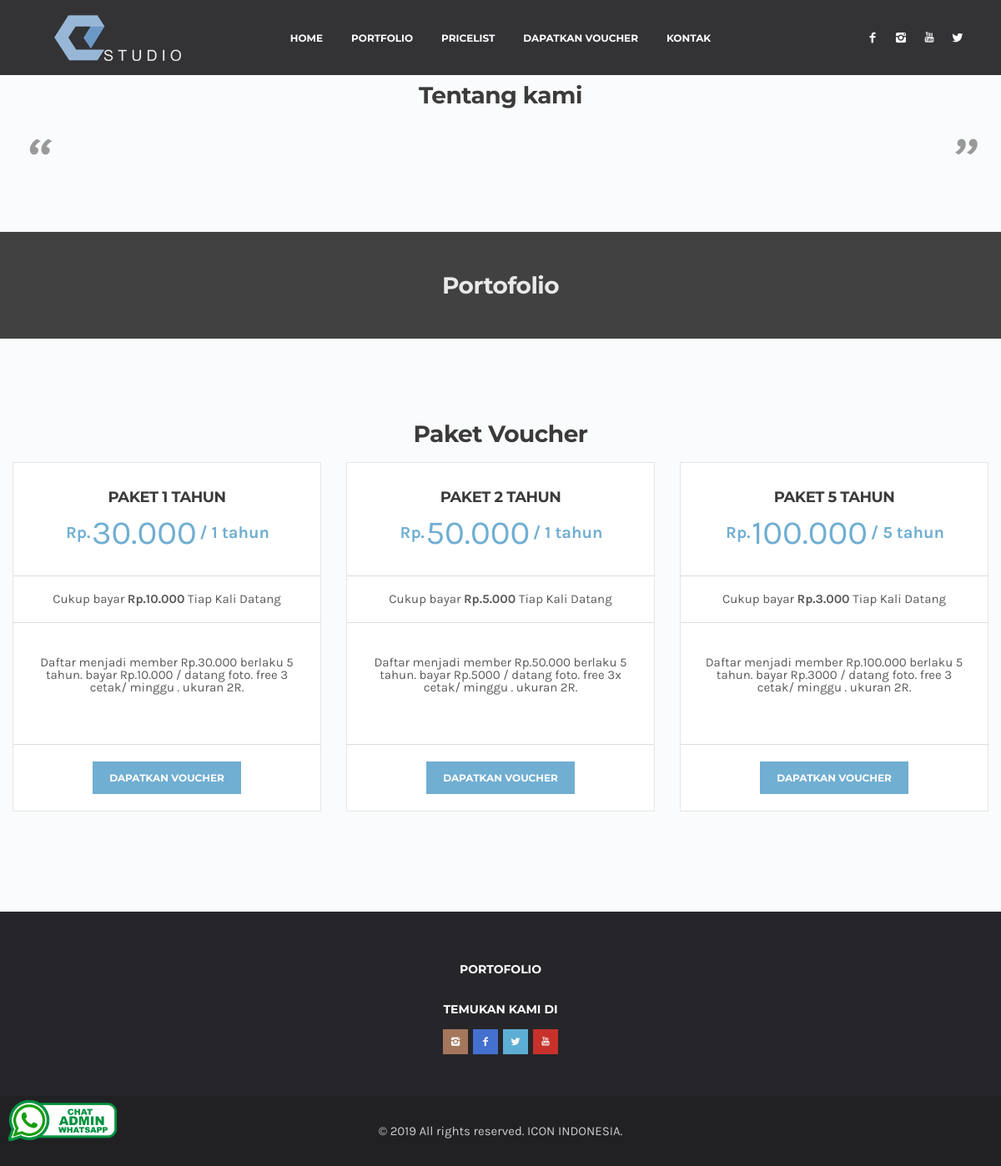
The app's page /, older data.
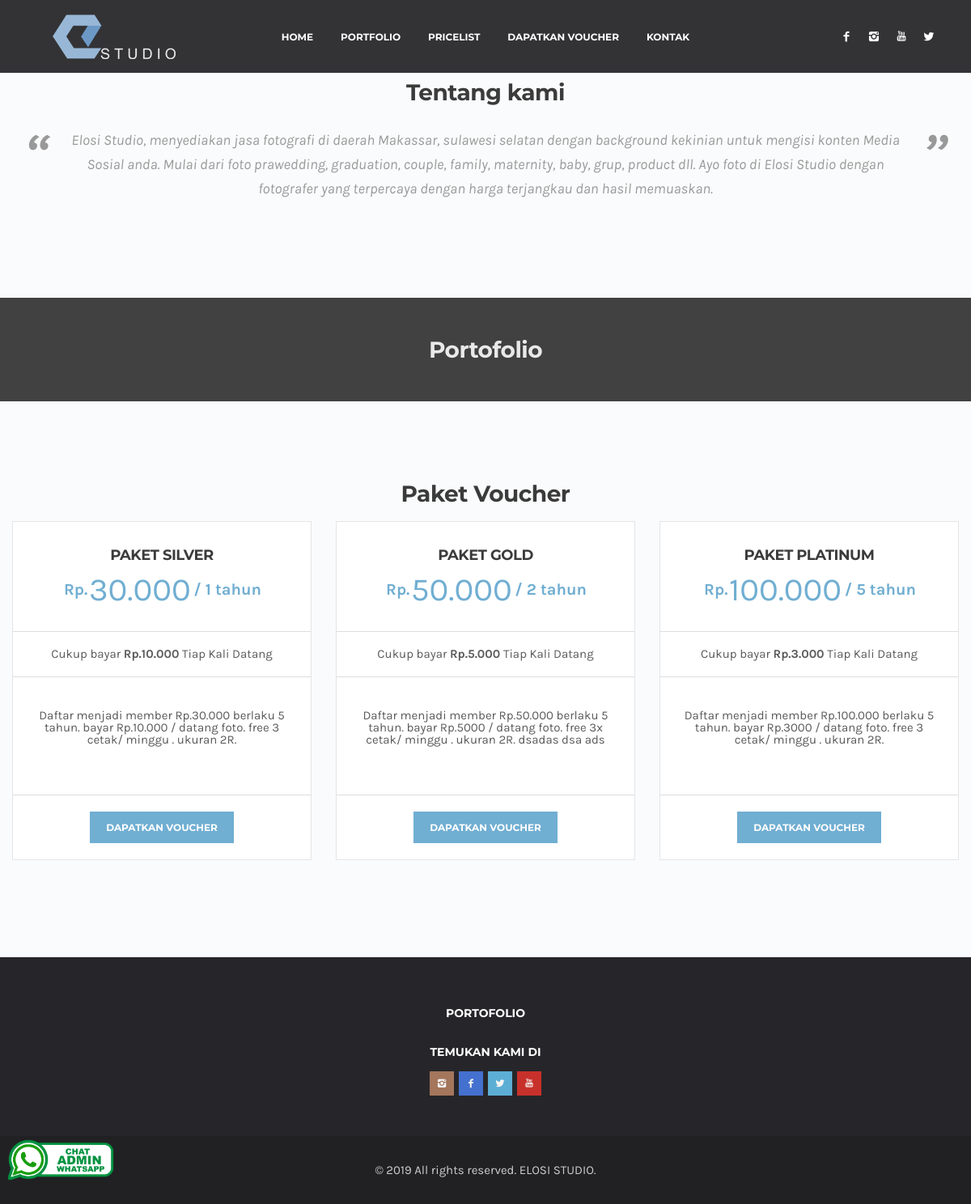
The same page, newer data.
### tables this page shows
CREATE TABLE `paket`  (
  `id_paket` int(11) NOT NULL AUTO_INCREMENT,
  `nama_paket` varchar(150) NULL DEFAULT NULL,
  `harga_paket` int(11) NULL DEFAULT NULL,
  `harga_harian` int(11) NULL DEFAULT NULL,
  `jangka_waktu` int(11) NULL DEFAULT NULL,
  `keterangan` text NULL,
  `created` datetime NULL DEFAULT NULL,
  `modified` datetime NULL DEFAULT NULL,
  `is_delete` int(11) NULL DEFAULT NULL,
  PRIMARY KEY (`id_paket`) USING BTREE
);

### application/modules/front/libraries/Template.php (called while the page is built)
<?php defined('BASEPATH') OR exit('No direct script access allowed');
class Template
{
  private $CI;
  private $temp_title = null ;
  function __construct()
  {
    $this->CI =& get_instance();
  }
  public function set_title($title)
  {
    $this->temp_title = $title;
  }
  public function  view($view_name, $params = array(),$default=true)
  {
    if ($default) {
      $header_params['title'] = $this->temp_title;
      $this->CI->load->view('header',$header_params);
      $this->CI->load->view($view_name,$params);
      $this->CI->load->view('footer');
    }else {
      $this->CI->load->view($view_name,$params);
    }
  }
}

### application/modules/front/controllers/Front.php (called while the page is built, shortened)
<?php
class Front extends CI_Controller{
  function index()
  {
    $this->template->set_title("Home");
    $data['paket']  = $this->db->get_where("paket",["is_delete"=>0])->result();
    $this->template->view("index",$data);
  }
}

### index.php (called while the page is built, shortened)
<?php
require_once BASEPATH.'core/CodeIgniter.php';

### application/helpers/front_helper.php (called while the page is built)
<?php defined('BASEPATH') OR exit('No direct script access allowed');
function profile($field){
  $ci=get_instance();
  $row = $ci->db->get_where("setting",["id"=>999])->row();
  return $row->$field;
}
function format_rupiah($int)
{
  return number_format($int, 0, ',', '.');
}

### application/modules/front/views/index.php (the view, shortened to what this page needs)
<div class="light-wrapper">
  <div class="container inner">
    <h3 class="section-title text-center">Tentang kami</h3>
    <blockquote class="text-center">
      <?=profile("tentang")?>
    </blockquote>
  </div>
</div>
<div class="black-wrapper">
  <div class="container portfolios">
    <h3 class="portfolio-title text-center">Portofolio</h3>
  </div>
</div>
<div class="light-wrapper">
  <div class="container inner">
    <h3 class="section-title text-center">Paket Voucher</h3>
    <div class="row">
      <?php foreach ($paket as $paket): ?>
        <div class="col-sm-4">
          <div class="pricing panel">
            <div class="panel-heading">
              <h3 class="panel-title"><?=strtoupper($paket->nama_paket)?></h3>
              <div class="price"> <span class="price-currency">Rp.</span> <span class="price-value"><?=format_rupiah($paket->harga_paket)?></span> <span class="price-currency">/ <?=$paket->jangka_waktu?> tahun</span> </div>
            </div>
            <div class="panel-body">
              <table class="table">
                <tbody><tr>
                  <td>Cukup bayar <strong>Rp.<?=format_rupiah($paket->harga_harian)?></strong> Tiap Kali Datang</td>
                </tr>
                <tr>
                  <td>
                    <p style="padding:20px;"><?=ucfirst($paket->keterangan)?></p>
                  </td>
                </tr>
              </tbody></table>
            </div>
            <div class="panel-footer"> <a href="<?=site_url("daftar/$paket->id_paket")?>" class="btn" role="button">Dapatkan Voucher</a></div>
          </div>
        </div>
      <?php endforeach; ?>
    </div>
  </div>
</div>

### application/modules/front/views/footer.php (shortened to what this page needs)
  <footer class="footer inverse-wrapper">
    <div class="container inner">
      <div class="row text-center">
        <div class="col-sm-12">
          <div class="widget">
            <h4 class="widget-title">Portofolio</h4>
          </div>
          <div class="widget">
            <h4 class="widget-title">TEMUKAN KAMI DI</h4>
            <ul class="social">
              <li><a href="<?=profile("instagram")?>" target="_blank"><i class="icon-s-instagram"></i></a></li>
              <li><a href="<?=profile("facebook")?>" target="_blank"><i class="icon-s-facebook"></i></a></li>
              <li><a href="#"><i class="icon-s-twitter"></i></a></li>
              <li><a href="#"><i class="icon-s-youtube"></i></a></li>
            </ul>
          </div>
        </div>
      </div>
    </div>
    <div class="sub-footer">
      <div class="container inner">
        <p class="text-center">© <?=date("Y")?> All rights reserved. <a href="<?=site_url()?>"><?=strtoupper(profile("title"))?></a>.</p>
      </div>
    </div>
  </footer>
  <?php
    $no = substr(profile("telepon"),1);
    $mobile=$this->agent->is_mobile();
    if($mobile){
      $url_wa = "https://wa.me/+62".$no."/?text=";
    }else {
      $url_wa = "https://web.whatsapp.com/send?phone=+62".$no."&amp;text=";
    }
   ?>
  <div id="wacht-baixo">
    <a href="<?=$url_wa?>" onclick="gtag('event', 'WhatsApp', {'event_action': 'whatsapp_chat', 'event_category': 'Chat', 'event_label': 'Chat_WhatsApp'});" target="_blank">
      <img src="<?=base_url()?>temp/wa_tb.png" alt="">
    </a>
  </div>
</main>
</body>
</html>

Row changes from the older to the newer data that the page shows:
changed paket: nama_paket "PAKET 1 TAHUN" → "PAKET SILVER"
changed paket: nama_paket "PAKET 2 TAHUN" → "PAKET GOLD"; jangka_waktu "1" → "2"; keterangan "Daftar menjadi member Rp.50.000 berlaku 5 tahun. bayar Rp.5000 / datang foto. free 3x cetak/ minggu . ukuran 2R." → "Daftar menjadi member Rp.50.000 berlaku 5 tahun. bayar Rp.5000 / datang foto. free 3x cetak/ minggu . ukuran 2R. dsadas dsa ads"
changed paket: nama_paket "PAKET 5 TAHUN" → "PAKET PLATINUM"
Text that changed along with them:
profile("tentang"): (not shown) → "Elosi Studio, menyediakan jasa fotografi di daerah Makassar, sulawesi selatan dengan background kekinian untuk mengisi konten Media Sosial anda. Mulai dari foto prawedding, graduation, couple, family, maternity, baby, grup, product dll. Ayo foto di Elosi Studio dengan fotografer yang terpercaya dengan harga terjangkau dan hasil memuaskan."
profile("title"): "ICON INDONESIA" → "ELOSI STUDIO"
